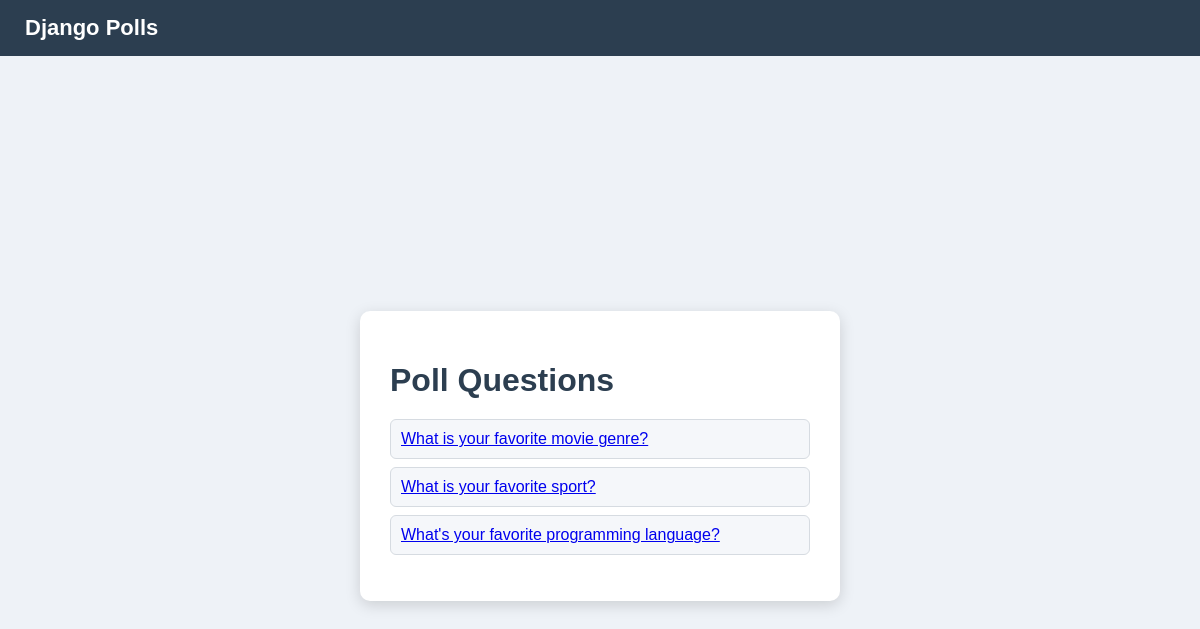
The page / on the database its author committed.
### polls/models.py (models this page shows, shortened)
class Question(models.Model):
    question_text = models.CharField(max_length=200)
    pub_date = models.DateTimeField("date published")

### polls/views.py (the view)
# urls.py: path("", views.index, name="index"),
def index(request):
    latest_question_list = Question.objects.order_by("-pub_date")[:5]
    context = {"latest_question_list": latest_question_list}
    return render(request, "polls/index.html", context)

### polls/templates/polls/index.html
{% load static %}
<link rel="stylesheet" href="{% static 'polls/style.css' %}">
<header>
    <a href="{% url 'polls:index' %}">Django Polls</a>
</header>
<div class="container">
<div class="card">
<h1>Poll Questions</h1>
{% if latest_question_list %}
<ul>
    {% for question in latest_question_list %}
        <li>
            <a href="{% url 'polls:detail' question.id %}">
                {{ question.question_text }}
            </a>
        </li>
    {% endfor %}
</ul>
{% else %}
<p>No polls are available.</p>
{% endif %}
</div>
</div>

### polls/static/polls/style.css (style rules this page uses)
header { background-color: #2c3e50; color: white; padding: 15px 25px; font-size: 22px; font-weight: bold; }
header a { color: white; text-decoration: none; }
.container { display: flex; justify-content: center; align-items: center; height: 100vh; }
.card { background: white; padding: 30px; border-radius: 10px; width: 420px; box-shadow: 0px 4px 15px rgba(0,0,0,0.15); }
h1 { color: #2c3e50; margin-bottom: 20px; }
ul { list-style: none; padding: 0; }
li { padding: 10px; margin: 8px 0; background: #f5f7fa; border-radius: 6px; border: 1px solid #d6dbe1; }

### rows shown on the page
Question: question_text "What is your favorite movie genre?"
Question: question_text "What is your favorite sport?"
Question: question_text "What's your favorite programming language?"
